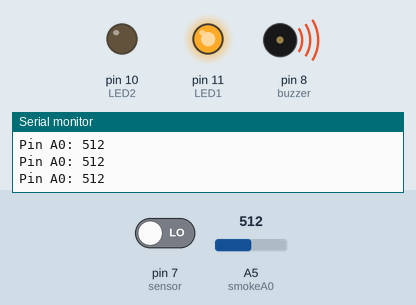
Recording of a sketch running on a simulated Arduino Uno, built with avr-gcc and run on an emulated ATmega328P. Parts: output pins drawn as LEDs (lit = HIGH), buzzer (waves = sounding), the last lines printed to the serial monitor. Inputs (shaded band) come from the test bench; at power-on: A5 (smokeA0) = 512, pin 7 (sensor) LOW.

Above: at 1.2 s.
1.3 s: A5 (smokeA0) set to 92
2.8 s: A5 (smokeA0) set to 80
At 3.8 s:
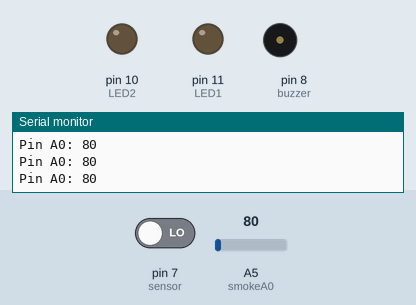
4.3 s: A5 (smokeA0) set to 122
At 5.1 s:
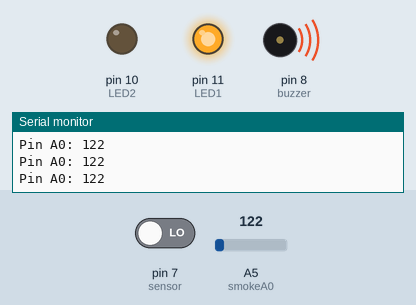
5.8 s: pin 7 (sensor) driven HIGH
At 6.4 s:
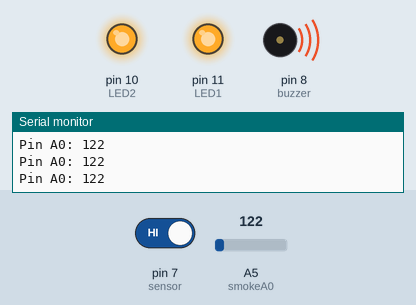
7.3 s: pin 7 (sensor) driven LOW
At 7.8 s:
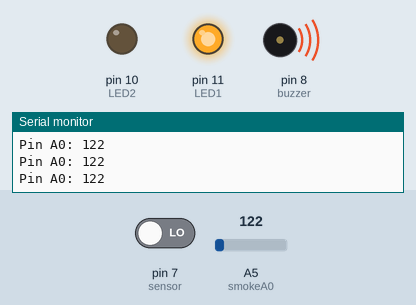
Timing chart, 0 to 9.8 s (numbered marks = the images above; inputs shaded):
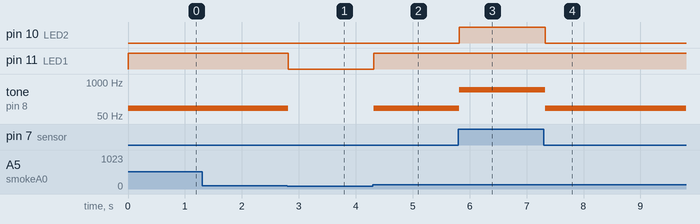

The sketch:

gassensingandalerting.ino
```cpp
//copy past this code to arduino uno or arduinoDriod app
int LED1 = 11;
int buzzer = 8;
int smokeA0 = A5;
int sensorThreshold =85;
int sensor = 7;
int LED2 = 10;


void setup() {

  pinMode(LED1, OUTPUT);
  pinMode(LED2, OUTPUT);
  pinMode(buzzer, OUTPUT);
  pinMode(smokeA0, INPUT);
  pinMode(sensor, INPUT);
  Serial.begin(9600);
  digitalWrite(sensor,LOW);
}

void loop() {
  int analogSensor = analogRead(smokeA0);

  Serial.print("Pin A0: ");
  Serial.println(analogSensor);
  // Checks if it has reached the threshold value
  if (analogSensor > sensorThreshold )
  {
    digitalWrite(LED1, HIGH);
     digitalWrite(LED2, LOW);
     tone(buzzer, 100);

  if ( digitalRead(sensor)==HIGH )
  {

    digitalWrite(LED1, HIGH);
    tone(buzzer, 500);
     digitalWrite(LED2, HIGH);


  }
  }

  else
  {

    digitalWrite(LED1, LOW);
    noTone(buzzer);
     digitalWrite(LED2, LOW);
    }
  delay(100);
}
```

Measured:
- the behaviour switches between 86 and 85 on A5 (smokeA0) (found by bisection; images 0 and 1)
- after the input at 2.8 s, pin 11 (LED1): HIGH → LOW at once; tone on pin 8 (buzzer): 100 Hz → silent at once
- after the input at 4.3 s, pin 11 (LED1): LOW → HIGH at once; tone on pin 8 (buzzer): silent → 100 Hz at once
- after the input at 5.8 s, pin 10 (LED2): LOW → HIGH at once; tone on pin 8 (buzzer): 100 Hz → 500 Hz at once
- after the input at 7.3 s, pin 10 (LED2): HIGH → LOW at once; tone on pin 8 (buzzer): 500 Hz → 100 Hz at once
